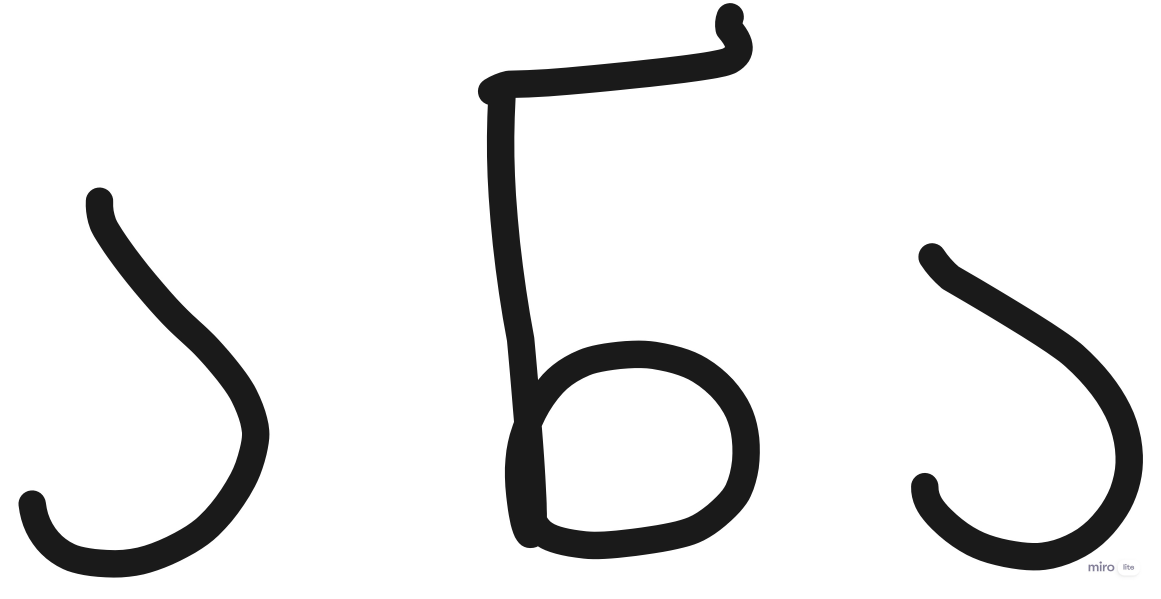
#> input picture data/Untitled.jpg, 3481 x 1795 px (shown at 1/3 size)
$ python main.py
#> lines starting #> are read from the running program, lines starting #| are printed output that depends on the picture; after the words box and inside, x2 and y2 are one past the last pixel; in counts of white or black regions, pixels touching at a corner belong together
#> further down, img is the input picture: shape (1795, 3481, 3); mean B, G, R 231.7, 231.7, 231.7
import cv2
import numpy as np

def get_masked(img, lower, upper):
    img_hsv = cv2.cvtColor(img, cv2.COLOR_BGR2HSV)
#> img_hsv: shape (1795, 3481, 3); mean H, S, V 0.1, 0, 231.7
    mask = cv2.inRange(img_hsv, np.array(lower), np.array(upper))
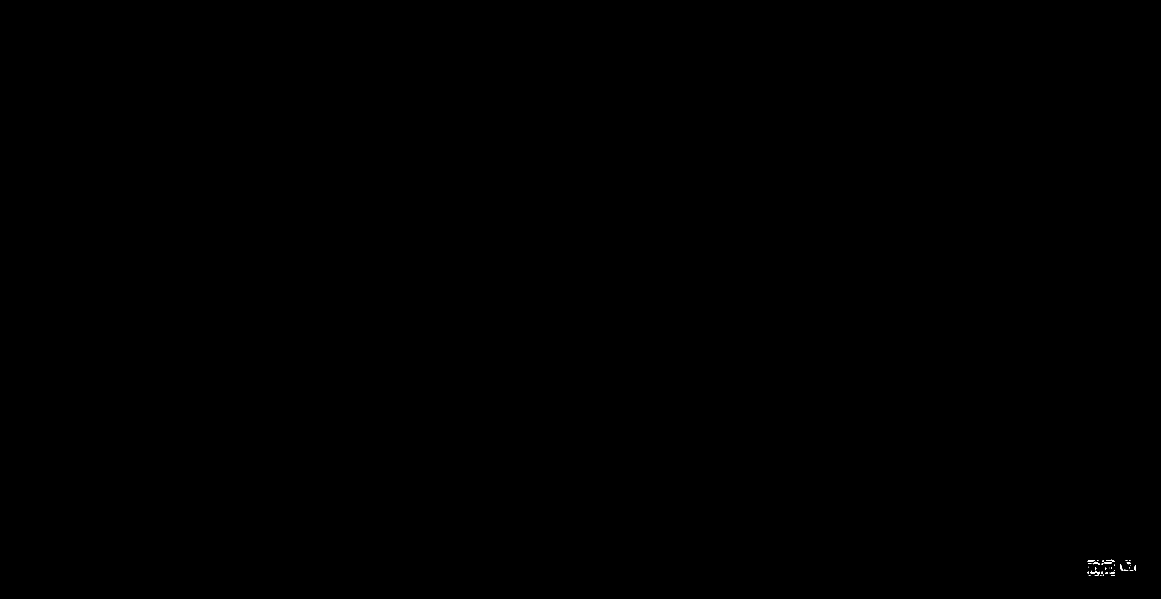
#> mask: shape (1795, 3481) (shown at 1/3 size); 0.01% white; 41 white regions (23 under 20 px), largest, box (x1, y1, x2, y2) and area: (3280, 1714, 3299, 1724) 76, (3279, 1685, 3298, 1695) 67, (3263, 1682, 3280, 1686) 65
    img_mask = cv2.bitwise_and(img, img, mask=mask)
#> in get_masked (call 2), `mask = cv2.inRange(img_hsv, np.array(lower), np.array(upper))`: mask: shape (1795, 3481); 0.04% white; 26 white regions (24 under 20 px), largest, box (x1, y1, x2, y2) and area: (3264, 1680, 3345, 1720) 1725, (3366, 1688, 3404, 1712) 575
    return img_mask

def get_processed(img):
    img_gray = cv2.cvtColor(img, cv2.COLOR_BGR2GRAY)
    img_blur = cv2.GaussianBlur(img_gray, (7, 7), 7)
    img_canny = cv2.Canny(img_blur, 50, 50)
#> img_canny: shape (1795, 3481); 0.02% white in thin lines or dots, all inside (x1, y1, x2, y2) = (3261, 1677, 3409, 1731)
    kernel = np.ones((7, 7))
    img_dilate = cv2.dilate(img_canny, kernel, iterations=2)
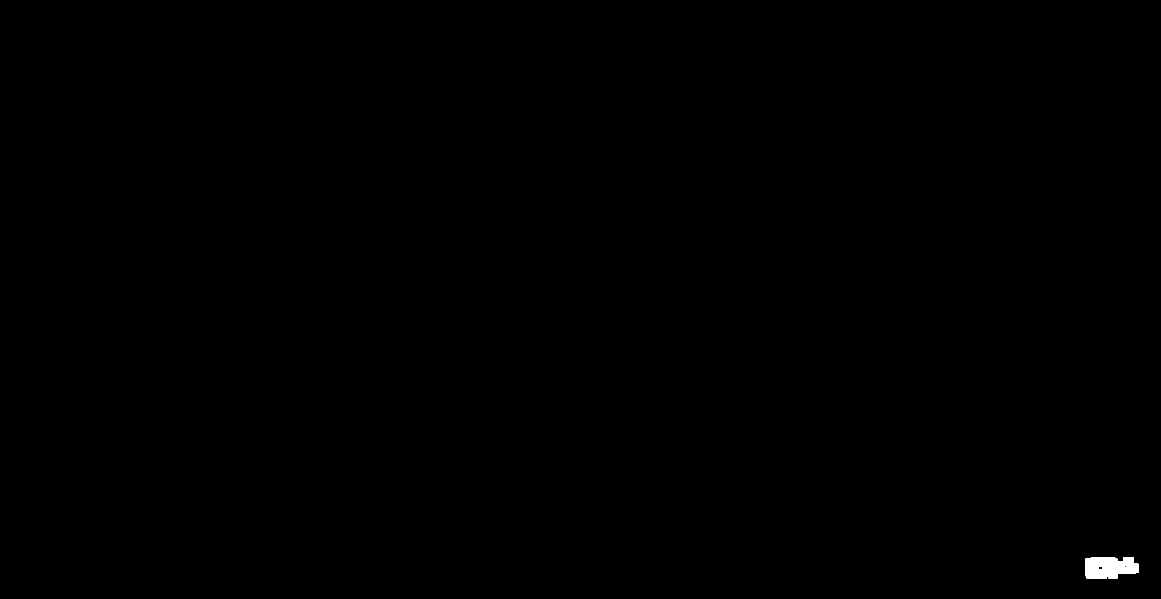
#> img_dilate: shape (1795, 3481) (shown at 1/3 size); 0.14% white; 1 white region, box (x1, y1, x2, y2) and area: (3255, 1671, 3415, 1737) 8695
    img_erode = cv2.erode(img_dilate, kernel, iterations=2)
#> img_erode: shape (1795, 3481); 0.08% white; 1 white region, box (x1, y1, x2, y2) and area: (3261, 1677, 3409, 1731) 4875
#> in get_processed (call 2), `img_canny = cv2.Canny(img_blur, 50, 50)`: img_canny: shape (1795, 3481); 0.02% white in thin lines or dots, all inside (x1, y1, x2, y2) = (3261, 1677, 3411, 1729)
#> in get_processed (call 2), `img_dilate = cv2.dilate(img_canny, kernel, iterations=2)`: img_dilate: shape (1795, 3481); 0.11% white; 2 white regions, box (x1, y1, x2, y2) and area: (3255, 1671, 3354, 1735) 5266, (3360, 1681, 3417, 1720) 1882
#> in get_processed (call 2), `img_erode = cv2.erode(img_dilate, kernel, iterations=2)`: img_erode: shape (1795, 3481); 0.07% white; 2 white regions
    return img_erode

def get_contours(img):
    contours, hierarchy = cv2.findContours(img, cv2.RETR_EXTERNAL, cv2.CHAIN_APPROX_NONE)
#> contours = 1 contour; box (x1, y1, x2, y2) and area: (3261, 1677, 3409, 1731) 5344
    return [cnt for cnt in contours if cv2.contourArea(cnt) > 500]

def get_centeroid(cnt):
    length = len(cnt)
    sum_x = np.sum(cnt[..., 0])
    sum_y = np.sum(cnt[..., 1])
    return int(sum_x / length), int(sum_y / length)

def get_pt_at_angle(pts, pt, ang):
    angles = np.rad2deg(np.arctan2(*(pt - pts).T))
    angles = np.where(angles < -90, angles + 450, angles + 90)
    found= np.rint(angles) == ang
    if np.any(found):
        return pts[found][0]

def get_distances(img, cnt1, cnt2, center, step):
    angles = dict()
    for angle in range(0, 360, step):
        pt1 = get_pt_at_angle(cnt1, center, angle)
        pt2 = get_pt_at_angle(cnt2, center, angle)
        if np.any(pt1) and np.any(pt2):
            d = round(np.linalg.norm(pt1 - pt2))
            cv2.putText(img, str(d), tuple(pt1), cv2.FONT_HERSHEY_PLAIN, 0.8, (0, 0, 0))
            cv2.drawContours(img, np.array([[center, pt1]]), -1, (255, 0, 255), 1)
            angles[angle] = d

    return img, angles

img = cv2.imread('data/Untitled.jpg')

img_green = get_masked(img, [10, 0, 0], [70, 255, 255])
img_blue = get_masked(img, [70, 0, 0], [179, 255, 255])

img_green_processed = get_processed(img_green)
img_blue_processed = get_processed(img_blue)

img_green_contours = get_contours(img_green_processed)
#> img_green_contours has the same summary as contours in get_contours
img_blue_contours = get_contours(img_blue_processed)
#> in get_contours (call 2), `contours, hierarchy = cv2.findContours(img, cv2.RETR_EXTERNAL, cv2.CHA..`: contours = 2 contours; box (x1, y1, x2, y2) and area: (3261, 1677, 3348, 1729) 3098, (3366, 1687, 3411, 1714) 814
#> img_blue_contours has the same summary as contours in get_contours

for cnt_blue, cnt_green in zip(img_blue_contours, img_green_contours[::-1]):
    center = get_centeroid(cnt_blue)
    img, angles = get_distances(img, cnt_green.squeeze(), cnt_blue.squeeze(), center, 30)
    print(angles)
#> this loop made 1 pass
#> (length in get_centeroid, sum_x in get_centeroid, sum_y in get_centeroid, center, angles) on pass 1: (118, 399618, 200802, (3386, 1701), {0: 2, 90: 15, 120: 8, 180: 105, 210: 39, 270: 2})
#| {0: 2, 90: 15, 120: 8, 180: 105, 210: 39, 270: 2}

cv2.imshow("Image", img)
cv2.waitKey(0)
